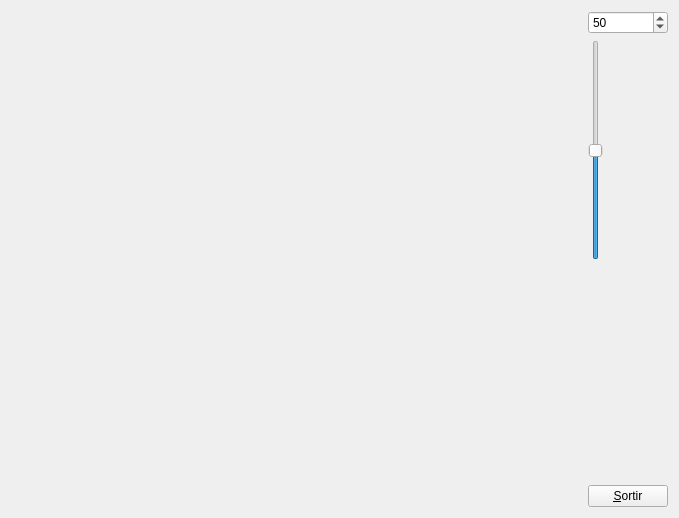
<?xml version="1.0" encoding="UTF-8"?>
<ui version="4.0">
 <class>MyForm</class>
 <widget class="QWidget" name="MyForm">
  <property name="geometry">
   <rect>
    <x>0</x>
    <y>0</y>
    <width>679</width>
    <height>518</height>
   </rect>
  </property>
  <property name="windowTitle">
   <string>Form</string>
  </property>
  <layout class="QHBoxLayout" name="horizontalLayout">
   <item>
    <widget class="MyGLWidget" name="widget" native="true">
     <property name="sizePolicy">
      <sizepolicy hsizetype="Expanding" vsizetype="Expanding">
       <horstretch>0</horstretch>
       <verstretch>0</verstretch>
      </sizepolicy>
     </property>
    </widget>
   </item>
   <item>
    <layout class="QVBoxLayout" name="verticalLayout">
     <item>
      <widget class="QSpinBox" name="spinBox">
       <property name="minimum">
        <number>0</number>
       </property>
       <property name="maximum">
        <number>100</number>
       </property>
       <property name="singleStep">
        <number>2</number>
       </property>
       <property name="value">
        <number>50</number>
       </property>
      </widget>
     </item>
     <item>
      <widget class="QSlider" name="verticalSlider">
       <property name="maximum">
        <number>100</number>
       </property>
       <property name="singleStep">
        <number>2</number>
       </property>
       <property name="pageStep">
        <number>10</number>
       </property>
       <property name="value">
        <number>50</number>
       </property>
       <property name="orientation">
        <enum>Qt::Vertical</enum>
       </property>
      </widget>
     </item>
     <item>
      <spacer name="verticalSpacer">
       <property name="orientation">
        <enum>Qt::Vertical</enum>
       </property>
       <property name="sizeHint" stdset="0">
        <size>
         <width>20</width>
         <height>40</height>
        </size>
       </property>
      </spacer>
     </item>
     <item>
      <widget class="QPushButton" name="pushButton">
       <property name="sizePolicy">
        <sizepolicy hsizetype="Fixed" vsizetype="Fixed">
         <horstretch>0</horstretch>
         <verstretch>0</verstretch>
        </sizepolicy>
       </property>
       <property name="text">
        <string>&amp;Sortir</string>
       </property>
      </widget>
     </item>
    </layout>
   </item>
  </layout>
 </widget>
 <customwidgets>
  <customwidget>
   <class>MyGLWidget</class>
   <extends>QWidget</extends>
   <header>MyGLWidget.h</header>
   <container>1</container>
   <slots>
    <slot>slot1()</slot>
    <slot>actualitzar(int)</slot>
   </slots>
  </customwidget>
 </customwidgets>
 <resources/>
 <connections>
  <connection>
   <sender>pushButton</sender>
   <signal>clicked()</signal>
   <receiver>MyForm</receiver>
   <slot>close()</slot>
   <hints>
    <hint type="sourcelabel">
     <x>456</x>
     <y>353</y>
    </hint>
    <hint type="destinationlabel">
     <x>468</x>
     <y>365</y>
    </hint>
   </hints>
  </connection>
  <connection>
   <sender>spinBox</sender>
   <signal>valueChanged(int)</signal>
   <receiver>verticalSlider</receiver>
   <slot>setValue(int)</slot>
   <hints>
    <hint type="sourcelabel">
     <x>409</x>
     <y>29</y>
    </hint>
    <hint type="destinationlabel">
     <x>396</x>
     <y>96</y>
    </hint>
   </hints>
  </connection>
  <connection>
   <sender>verticalSlider</sender>
   <signal>valueChanged(int)</signal>
   <receiver>spinBox</receiver>
   <slot>setValue(int)</slot>
   <hints>
    <hint type="sourcelabel">
     <x>400</x>
     <y>127</y>
    </hint>
    <hint type="destinationlabel">
     <x>434</x>
     <y>30</y>
    </hint>
   </hints>
  </connection>
  <connection>
   <sender>verticalSlider</sender>
   <signal>valueChanged(int)</signal>
   <receiver>widget</receiver>
   <slot>actualitzar(int)</slot>
   <hints>
    <hint type="sourcelabel">
     <x>398</x>
     <y>156</y>
    </hint>
    <hint type="destinationlabel">
     <x>366</x>
     <y>157</y>
    </hint>
   </hints>
  </connection>
 </connections>
</ui>
